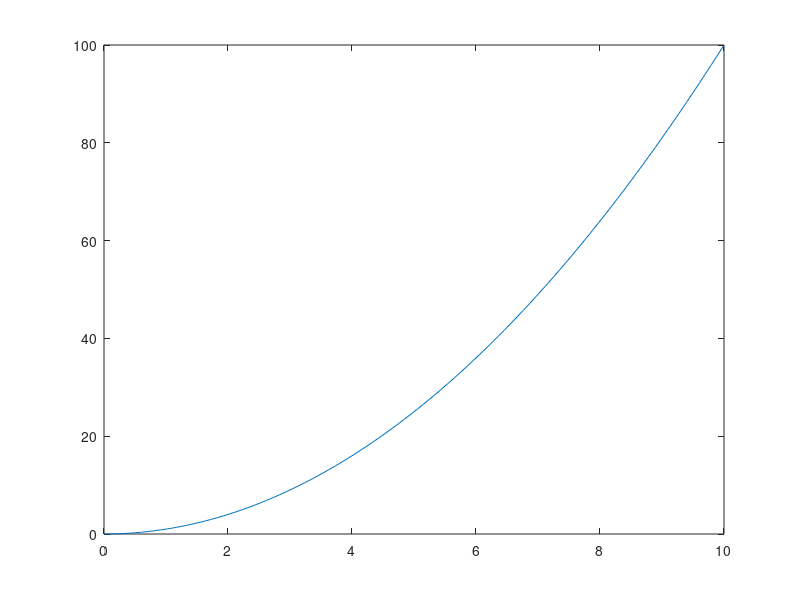
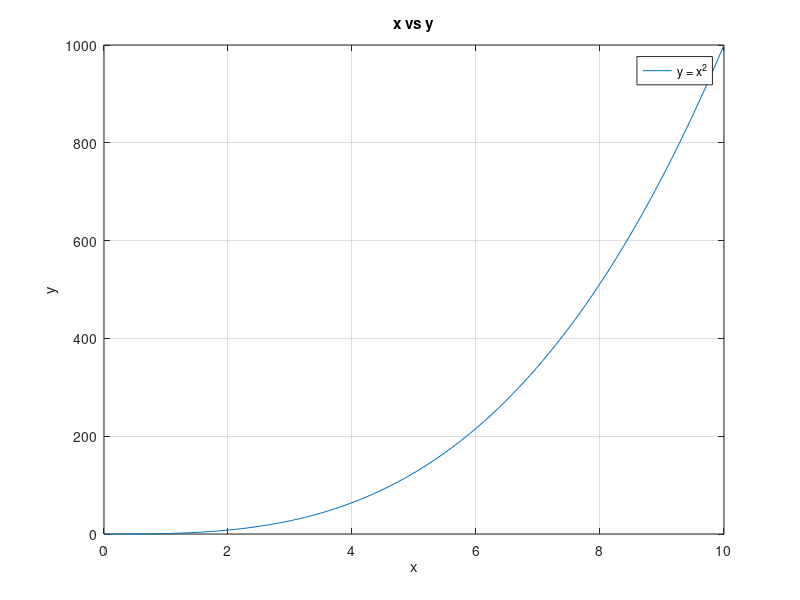
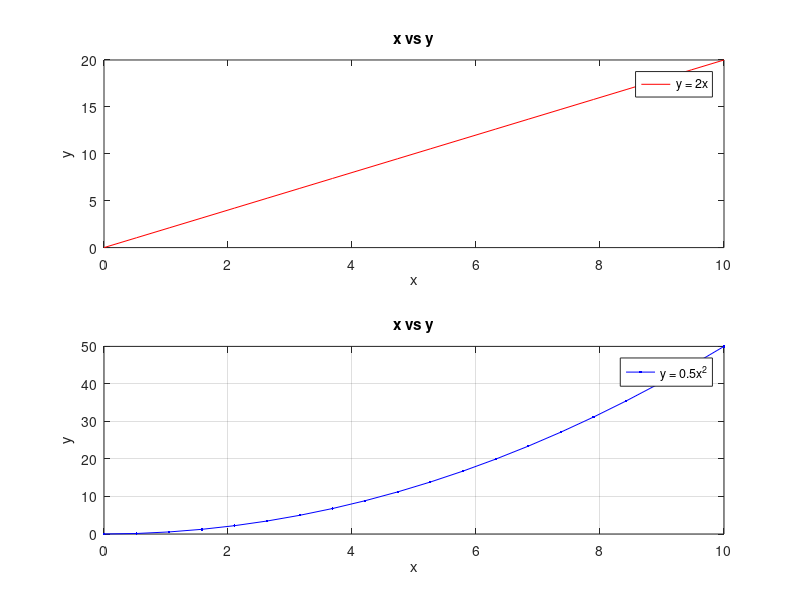

The MATLAB source for these figures, in order:
%% Introduction to Matlab
clc
disp("Hello World\n")
x = 1 + 2
x = x ^ 2
y = x ^ 3

%Matrices
%help sin
%help sin
%%Matrices
% Generate Matrix
A = [1, 2, 3, 4, 5]
B = [1 2 3 4 5]

%Colon notation
C = 1 : 5;
D = 1 : 1 : 5;
E = 1 : 0.5 : 5;
% linspace
x = linspace(1, 10, 20);
x2 = linspace(1, 10);
% one dimensional line of numbers is called vectors

%Generate matrix
A = [1 2 3;
     4 5 6;
     7 8 9]

%Referencing Individual Entries
A(2, 1);
A(2 : 3, 3);
A(2, :);
B = [2 3 5;
      4 5 7;
      1 9 2]

A + B
D = A * B
%% Element by element operation
E = A .* B
F = A .^ 2;
disp(F)
A = [1 2 3;
     4 5 6;
     7 8 9]
A1 = A^3;
A;
L = A .^ 3;
F = 1 : 6
x = 0 : 5
k = 0.5
U = k * F .* x .^ 2
x = linspace(0, 10);
y = x .^ 2
plot(x, y)
figure
z = x .^ 3
plot(x, z)

xlabel("x")
ylabel("y")
title("x vs y")
legend("y = x^2")
grid on

x = linspace(0, 10);
y1 = sin(x);
y2 = cos(x);
figure
hold on
plot(x, y1, "r-")
plot(x, y2, "b.-")
xlabel("x")
ylabel("y")
title("x vs y")
legend("y = sin(x)", "y = cos(x)")
grid on
hold off

x2 = linspace(0, 10, 20);
y2 = 2 * x2;
z2 = 0.5 * x2 .^ 2;
hold on
subplot(2, 1, 1)
plot(x2, y2, "r-")
xlabel("x")
ylabel("y")
title("x vs y")
legend("y = 2x")
subplot(2, 1, 2)
plot(x2, z2, "b.-")
xlabel("x")
ylabel("y")
title("x vs y")
legend("y = 0.5x^2")
grid on
hold off
